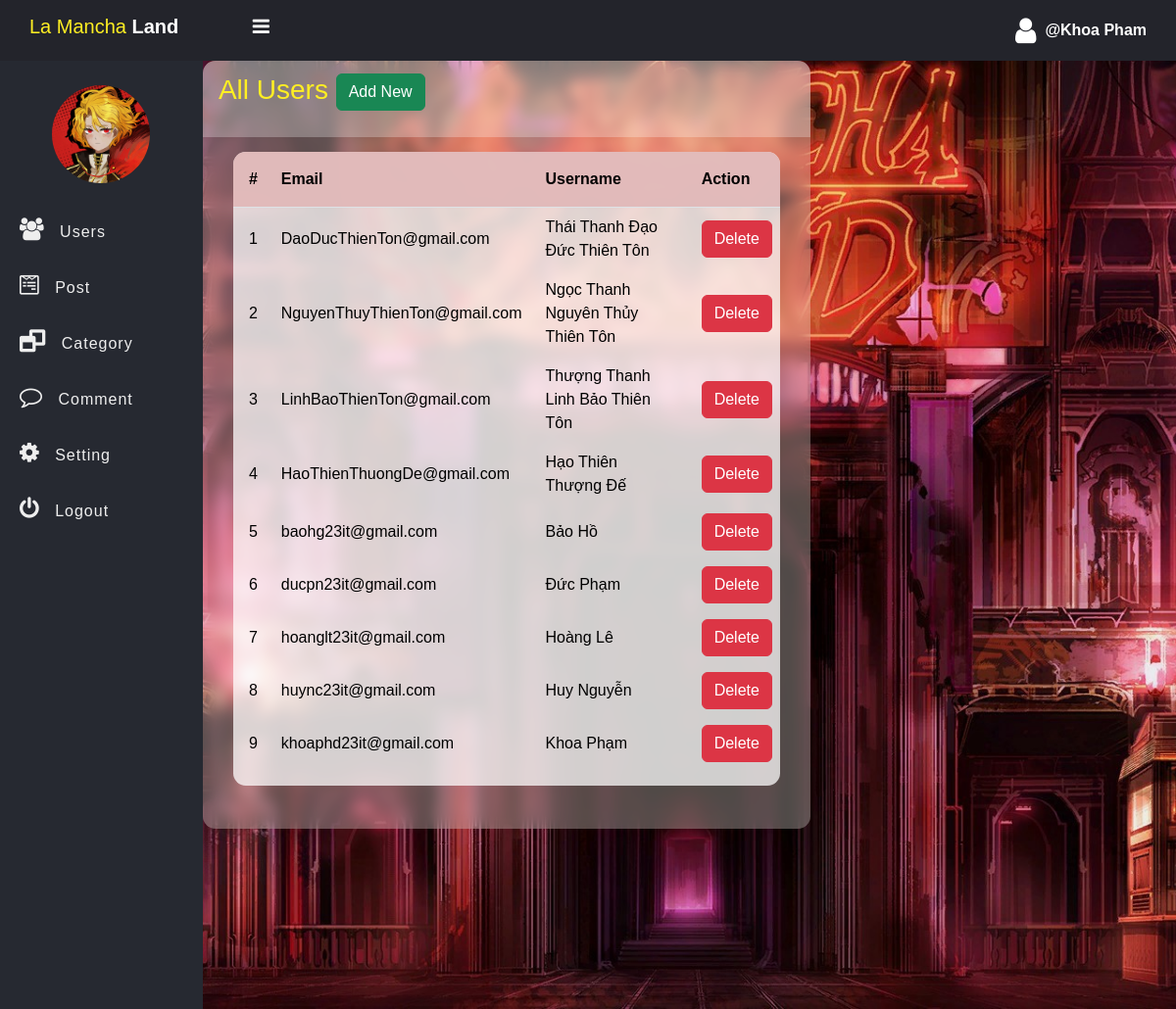
Page /admin/users.php (signed in) on the committed database.
### tables this page shows
CREATE TABLE `users` (
  `id` int(11) NOT NULL,
  `email` varchar(255) NOT NULL,
  `username` varchar(255) NOT NULL,
  `password` varchar(255) NOT NULL
);

### admin/data/User.php (called while the page is built, shortened)
<?php
function getAll($conn){
    $sql = "SELECT id, email, username FROM users";
    $stmt = $conn->prepare($sql);
    $stmt->execute();
    if($stmt->rowCount() >= 1){
        $data = $stmt->fetchAll();
        return $data;
    }else{
        return 0;
    }
}
?>

### admin/users.php (the view, shortened to what this page needs)
<?php
if (isset($_SESSION['admin_id']) && isset($_SESSION['username'])) {
 ?>
<!DOCTYPE html>
<html>
<head>
	<link rel="stylesheet" href="https://stackpath.bootstrapcdn.com/font-awesome/4.7.0/css/font-awesome.min.css">
	<link rel="stylesheet" href="../css/side-bar.css">
    <link rel="stylesheet" href="../css/style.css">
    <link href="https://cdn.jsdelivr.net/npm/bootstrap@5.3.3/dist/css/bootstrap.min.css" rel="stylesheet">
</head>
<body>
    <?php
    include "inc/side-nav.php" ;
    include_once("data/User.php");
    include_once("../db_conn.php");
    $users = getAll($conn);
    ?>
    <div class="main-table">
        <h3 class=" All-user">All Users <a href="../signup.php" class="btn btn-success">Add New</a></h3>
        <?php if ($users !=0) { ?>
            <section class="table-body">
                <table class="table t1">
                    <thead>
                        <tr>
                            <th scope="col">#</th>
                            <th scope="col">Email</th>
                            <th scope="col">Username</th>
                            <th scope="col">Action</th>
                        </tr>
                    </thead>
                    <tbody>
                        <?php foreach ($users as $user) {?>
                        <tr>
                            <td scope="row"><?= $user['id'] ?></td>
                            <td><?= $user['email'] ?></td>
                            <td><?= $user['username'] ?></td>
                            <td>
                                <a href="user-delete.php?user_id=<?= $user['id'] ?>" class="btn btn-danger">Delete</a>
                            </td>
                        </tr>
                        <?php } ?>
                    </tbody>
                </table>
            </section>
        <?php }else{ ?>
            <div class="alert alert-warning">
                Empty!
            </div>
        <?php } ?>
    </div>
	</section>
	    </div>
</body>
</html>
<?php
} else {
    header("Location: ../admin-login.php");
    exit;
}
?>

### css/side-bar.css (style rules this page uses)
* { padding: 0; margin: 0; box-sizing: border-box; font-family: arial, sans-serif; }

### css/style.css (style rules this page uses)
.All-user { color: #FFEF23; width: 100%; min-height: 10%; background-color: #fff4; padding: .8rem 1rem; }
.table-body { width: 90%; max-height: calc(86% - 1rem); margin: .9rem auto; background-color: #fffb; border-radius: .8rem; overflow: auto; overflow: overlay; }
.main-table { width: 85vw; height: 81vh; max-width: 620px; min-height: 589px; border-radius: .8rem; backdrop-filter: blur(7px); background-color: rgba(255, 255, 245, 0.292) !important; overflow: auto; }
.t1 tbody, .t1 td { text-align: left; vertical-align: middle; border: none; background-color: transparent !important; }
th, td { padding-left: 1rem !important; }
thead th { position: sticky; top: 0; left: 0; padding-top: 1rem !important; padding-bottom: 1rem !important; background-color: #e2babaf7 !important; }

### rows in the picture
users: id "1", email "DaoDucThienTon@gmail.com", username "Thái Thanh Đạo Đức Thiên Tôn"
users: id "2", email "NguyenThuyThienTon@gmail.com", username "Ngọc Thanh Nguyên Thủy Thiên Tôn"
users: id "3", email "LinhBaoThienTon@gmail.com", username "Thượng Thanh Linh Bảo Thiên Tôn"
users: id "4", email "HaoThienThuongDe@gmail.com", username "Hạo Thiên Thượng Đế"
users: id "5", email "baohg23it@gmail.com", username "Bảo Hồ"
users: id "6", email "ducpn23it@gmail.com", username "Đức Phạm"
users: id "7", email "hoanglt23it@gmail.com", username "Hoàng Lê"
users: id "8", email "huync23it@gmail.com", username "Huy Nguyễn"
users: id "9", email "khoaphd23it@gmail.com", username "Khoa Phạm"

### other values in the picture
$_SESSION['username'] "Khoa Pham"
